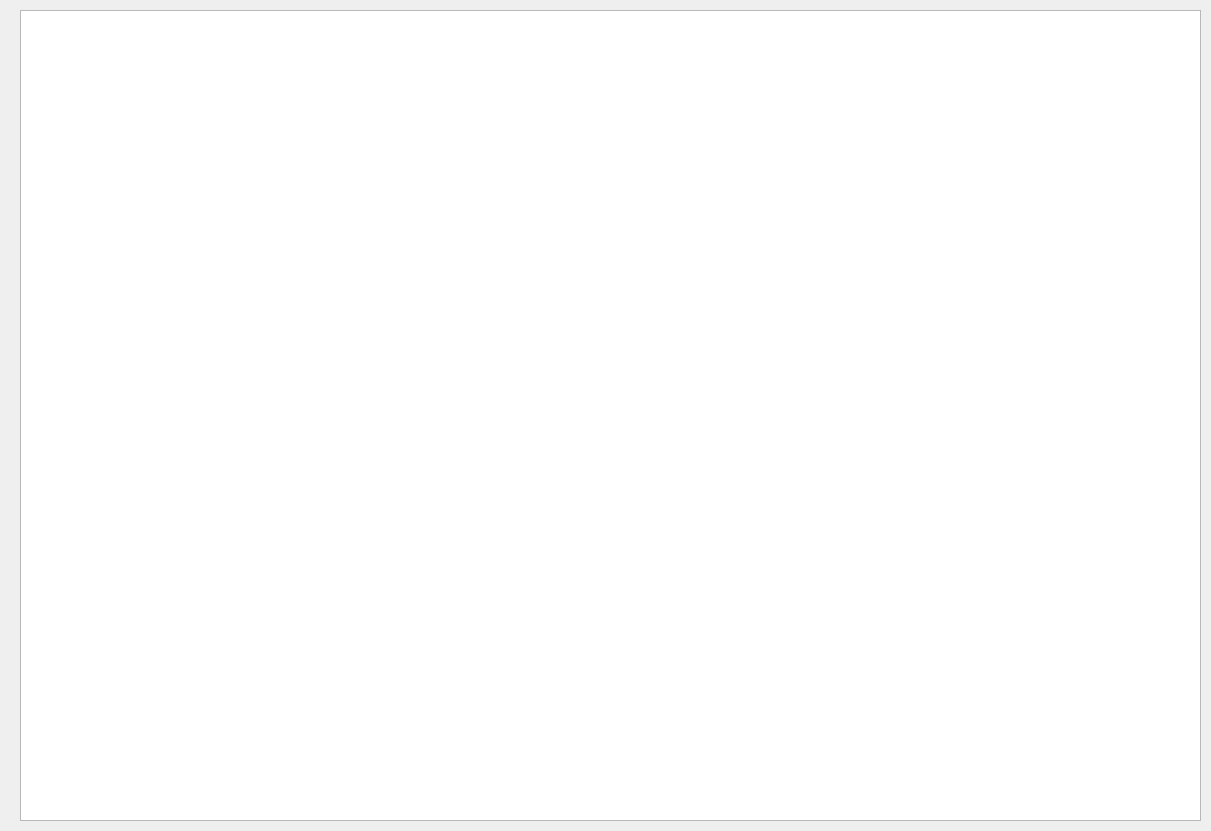
<?xml version="1.0" encoding="UTF-8"?>
<ui version="4.0">
 <class>FormDoc</class>
 <widget class="QWidget" name="FormDoc">
  <property name="geometry">
   <rect>
    <x>0</x>
    <y>0</y>
    <width>1211</width>
    <height>831</height>
   </rect>
  </property>
  <property name="windowTitle">
   <string>Form</string>
  </property>
  <widget class="QPlainTextEdit" name="plainTextEdit">
   <property name="geometry">
    <rect>
     <x>20</x>
     <y>10</y>
     <width>1181</width>
     <height>811</height>
    </rect>
   </property>
   <property name="font">
    <font>
     <family>宋体</family>
    </font>
   </property>
  </widget>
 </widget>
 <resources/>
 <connections/>
</ui>
